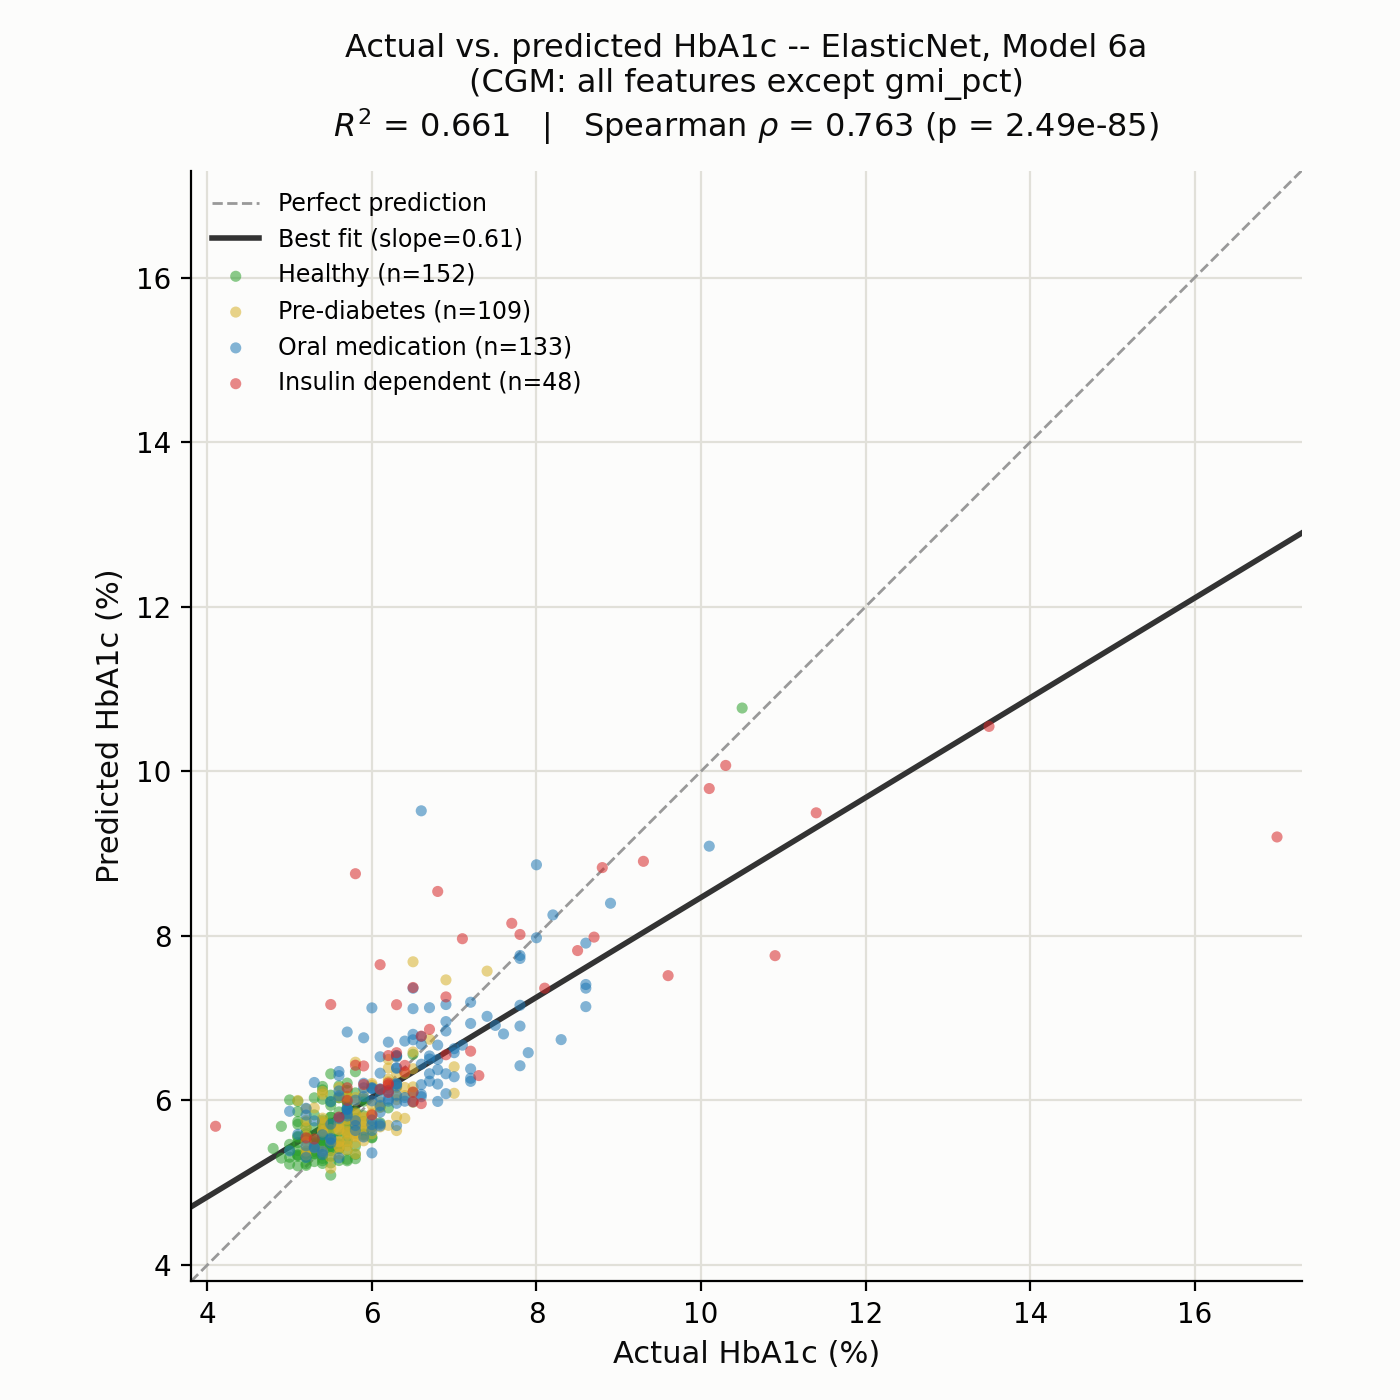

Write Python code to recreate this figure.
"""
Actual vs. predicted HbA1c scatter plot for Model 6a (+ CGM Metrics, no
routine labs -- isolates the CGM effect on its own), ElasticNet -- R2=0.661,
per hba1c_regression_results.csv, full CGM feature catalog minus gmi_pct,
the better of the two model types at this stage (XGBoost: R2=0.635) --
refit here on the same full population and train/test split as
run_hba1c_regression_ablation.py.

Points are colored by study_group (diabetes/medication status). R2/
Spearman/best-fit line are always computed on the full test set (all
groups combined), regardless of axis range.

Outputs (in this directory):
  actual_vs_predicted_hba1c.png         -- full data range
  actual_vs_predicted_hba1c_zoomed.png  -- same, axes clipped to 4-10% (where
                                            most of the cohort actually sits)
"""
import os
import sys

import matplotlib.pyplot as plt
import numpy as np
from scipy.stats import linregress, spearmanr
from sklearn.metrics import r2_score

sys.path.insert(0, os.path.dirname(os.path.dirname(os.path.abspath(__file__))))
from ablation_common import (
    CGM_ML_FEATURES,
    HBA1C_COL,
    fit_elasticnet_regressor,
    get_ablation_stages,
    load_data,
)

OUT_DIR = os.path.dirname(os.path.abspath(__file__))
CGM_FEATURES_NO_GMI = [c for c in CGM_ML_FEATURES if c != "gmi_pct"]

STUDY_GROUP_COLORS = {
    "healthy": "#2ca02c",
    "pre_diabetes_lifestyle_controlled": "#d6b02a",
    "oral_medication_and_or_non_insulin_injectable_medication_controlled": "#1f77b4",
    "insulin_dependent": "#d62728",
}
STUDY_GROUP_LABELS = {
    "healthy": "Healthy",
    "pre_diabetes_lifestyle_controlled": "Pre-diabetes",
    "oral_medication_and_or_non_insulin_injectable_medication_controlled": "Oral medication",
    "insulin_dependent": "Insulin dependent",
}

df = load_data()
stages = get_ablation_stages(
    df, exclude_cpeptide=True, include_no_labs_variants=True, target_col=HBA1C_COL,
    cgm_features=CGM_FEATURES_NO_GMI,
)
stage_name, feats = [s for s in stages if s[0].startswith("Model 6a")][0]

train = df[df["split"] == "train"]
test = df[df["split"] == "test"]
X_train, X_test = train[feats], test[feats]
y_train, y_test = train[HBA1C_COL], test[HBA1C_COL]

model = fit_elasticnet_regressor(X_train, y_train)
pred = model.predict(X_test)
study_group = test["study_group"].values

r2 = r2_score(y_test, pred)
slope, intercept, _, _, _ = linregress(y_test, pred)
rho, pval = spearmanr(y_test, pred)
print(f"ElasticNet, {stage_name}: R2={r2:.3f}")
print(f"OLS fit: predicted = {slope:.3f} * actual + {intercept:.3f}")
print(f"Spearman rho={rho:.3f}, p={pval:.3e}")


def make_figure(out_name, fixed_lims=None):
    fig, ax = plt.subplots(figsize=(7, 7), facecolor="#fcfcfb")
    ax.set_facecolor("#fcfcfb")
    lims = fixed_lims if fixed_lims is not None else [min(y_test.min(), pred.min()) - 0.3, max(y_test.max(), pred.max()) + 0.3]

    ax.plot(lims, lims, color="#999999", linewidth=1.0, linestyle="--", zorder=1, label="Perfect prediction")
    fit_x = np.array(lims)
    ax.plot(fit_x, slope * fit_x + intercept, color="#333333", linewidth=2.0, zorder=2, label=f"Best fit (slope={slope:.2f})")

    for group, color in STUDY_GROUP_COLORS.items():
        mask = study_group == group
        if mask.sum() == 0:
            continue
        ax.scatter(y_test[mask], pred[mask], s=16, alpha=0.55, color=color, edgecolor="none",
                   zorder=3, label=f"{STUDY_GROUP_LABELS[group]} (n={mask.sum()})")

    ax.set_xlim(lims); ax.set_ylim(lims)
    ax.set_aspect("equal")
    ax.set_xlabel("Actual HbA1c (%)", fontsize=11, color="#0b0b0b")
    ax.set_ylabel("Predicted HbA1c (%)", fontsize=11, color="#0b0b0b")
    ax.set_title(
        f"Actual vs. predicted HbA1c -- ElasticNet, Model 6a\n(CGM: all features except gmi_pct)\n"
        f"$R^2$ = {r2:.3f}   |   Spearman $\\rho$ = {rho:.3f} (p = {pval:.2e})",
        fontsize=11.5, color="#0b0b0b", pad=12,
    )
    ax.grid(True, color="#e1e0d9", linewidth=0.8, zorder=0)
    ax.set_axisbelow(True)
    for spine in ["top", "right"]:
        ax.spines[spine].set_visible(False)
    ax.legend(loc="upper left", frameon=False, fontsize=8.5)
    fig.tight_layout()
    fig.savefig(os.path.join(OUT_DIR, out_name), dpi=200, facecolor=fig.get_facecolor())
    print(f"saved {out_name}")


make_figure("actual_vs_predicted_hba1c.png")
make_figure("actual_vs_predicted_hba1c_zoomed.png", fixed_lims=[4, 10])
